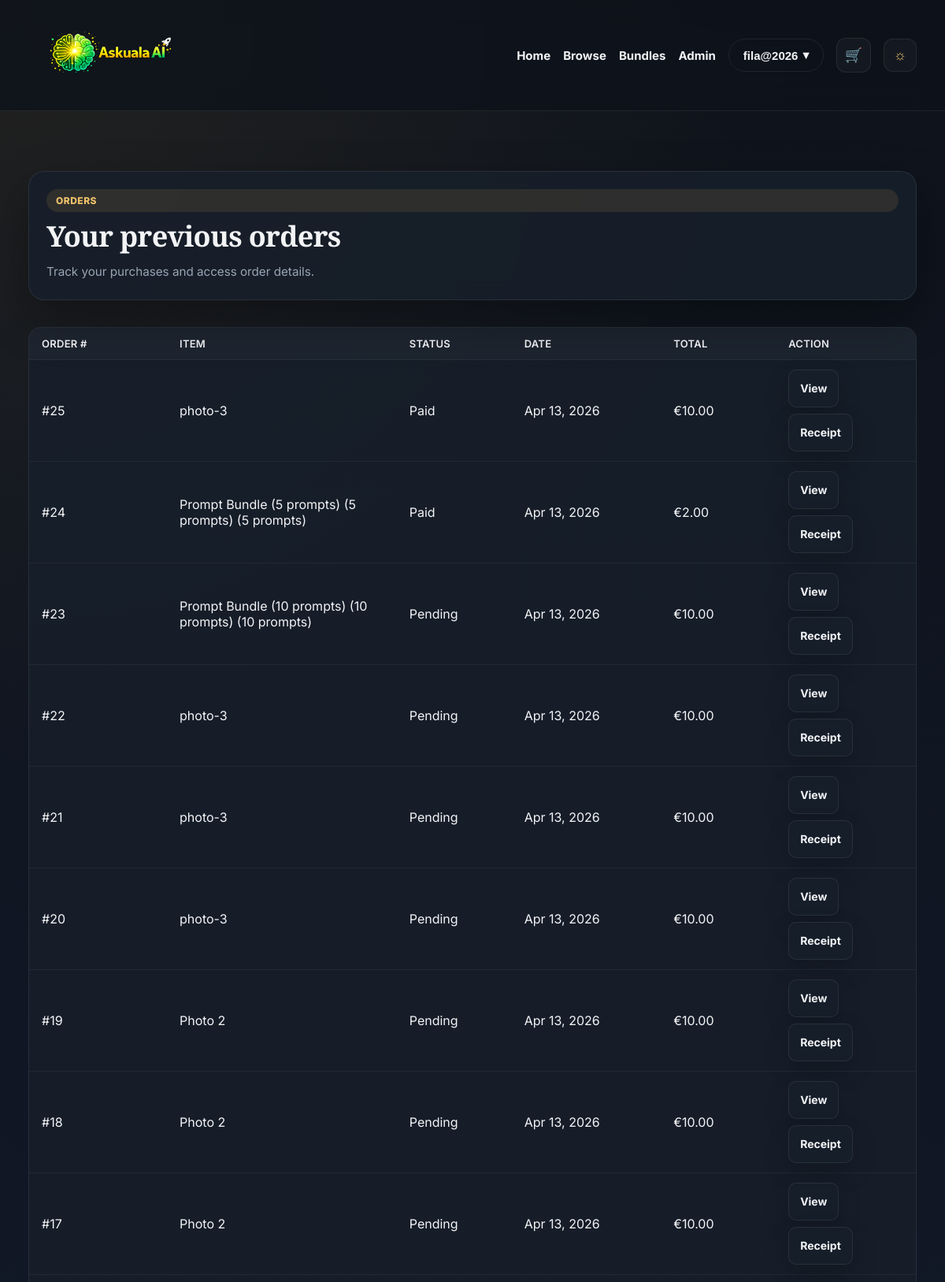
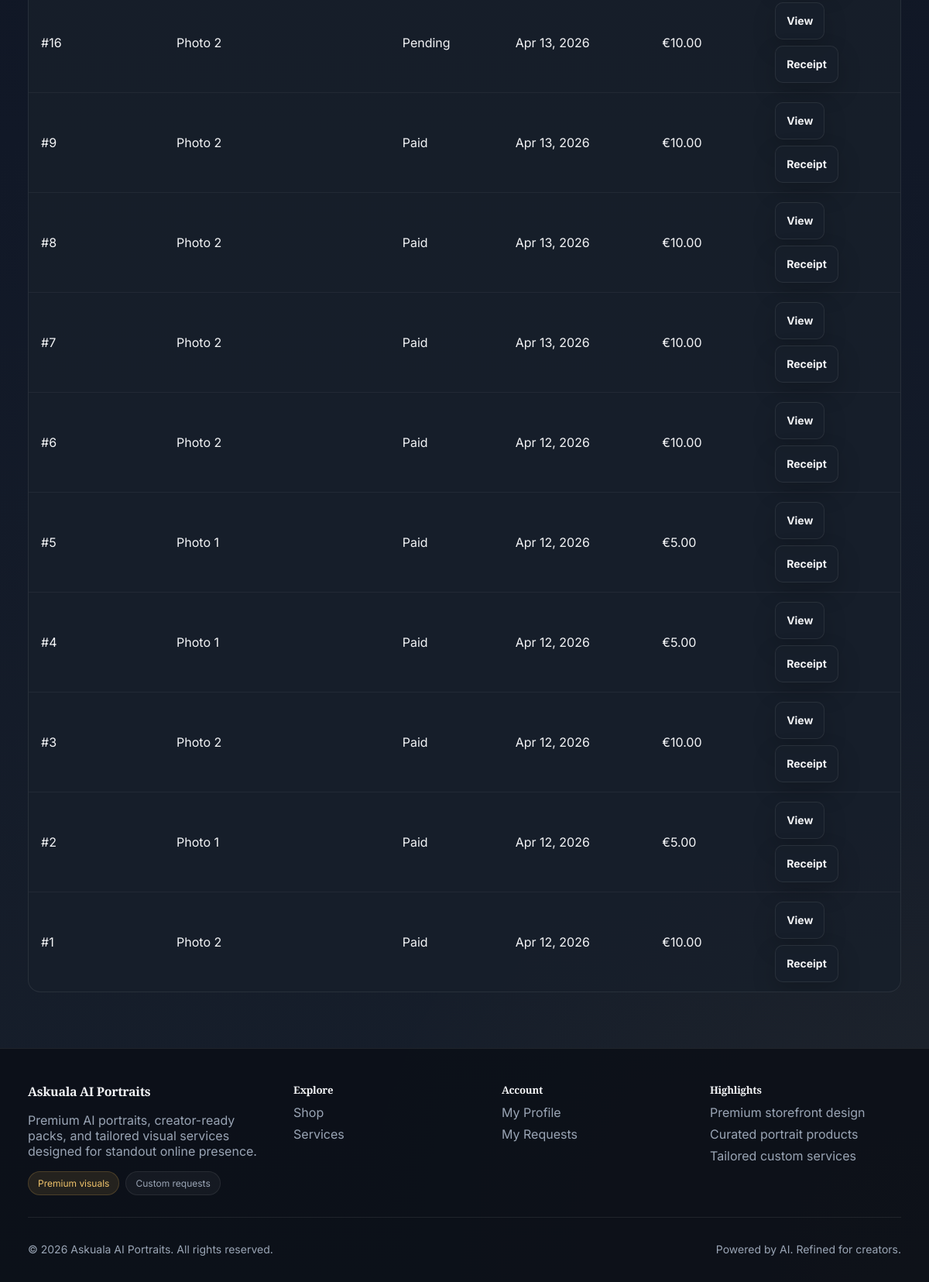
Page /payments/orders/ (signed in) on the committed database (2 pictures, top to bottom).
### payments/models.py (models this page shows, shortened)
class Order(models.Model):
    STATUS_CHOICES = [
        ('pending', 'Pending'),
        ('paid', 'Paid'),
        ('failed', 'Failed'),
        ('cancelled', 'Cancelled'),
    ]
    user = models.ForeignKey(settings.AUTH_USER_MODEL, on_delete=models.CASCADE, related_name='orders')
    product = models.ForeignKey('shop.Product', on_delete=models.PROTECT, related_name='orders', null=True, blank=True)
    bundle_label = models.CharField(max_length=150, blank=True)
    bundle_count = models.PositiveIntegerField(null=True, blank=True)
    price_snapshot = models.DecimalField(max_digits=8, decimal_places=2)
    status = models.CharField(max_length=20, choices=STATUS_CHOICES, default='pending')
    created_at = models.DateTimeField(auto_now_add=True)
    stripe_session_id = models.CharField(max_length=255, blank=True)
    class Meta:
        ordering = ['-created_at']

### shop/models.py (models this page shows, shortened)
class Product(models.Model):
    title = models.CharField(max_length=200)
    image_url = models.URLField(blank=True, null=True)
    slug = models.SlugField(unique=True)
    description = models.TextField()
    price = models.DecimalField(max_digits=6, decimal_places=2)
    is_active = models.BooleanField(default=True)
    created_at = models.DateTimeField(auto_now_add=True)

### payments/views.py (the view)
# urls.py: path('orders/', order_list, name='order_list'),
@login_required
def order_list(request):
    orders = Order.objects.filter(user=request.user).order_by('-created_at')
    return render(request, 'payments/order_list.html', {'orders': orders})

### home/templatetags/nav_extras.py (called while the page is built)
@register.filter
def starts_with(value, arg):
    try:
        return str(value).startswith(str(arg))
    except Exception:
        return False

### shop/context_processors.py (called while the page is built)
def cart_count(request):
    cart = request.session.get('cart', {})
    count = sum(item.get('quantity', 0) for item in cart.values())
    return {
        'cart_count': count,
    }

### templates/payments/order_list.html (shortened to what this page needs)
{% extends "base.html" %}
{% block content %}
<section class="section">
    <div class="card-soft page-intro-card">
        <span class="badge accent">Orders</span>
        <h1>Your previous orders</h1>
        <p class="muted">Track your purchases and access order details.</p>
    </div>
</section>
<section class="section">
    {% if orders %}
        <div class="table-shell">
            <div class="table-row table-head">
                <div>Order #</div>
                <div>Item</div>
                <div>Status</div>
                <div>Date</div>
                <div>Total</div>
                <div>Action</div>
            </div>
            {% for order in orders %}
                <div class="table-row">
                    <div>#{{ order.pk }}</div>
                    <div>
                        {% if order.product %}
                            {{ order.product.title }}
                        {% else %}
                            {{ order.bundle_label|default:"Prompt Bundle" }}
                            {% if order.bundle_count %} ({{ order.bundle_count }} prompts){% endif %}
                        {% endif %}
                    </div>
                    <div>{{ order.get_status_display }}</div>
                    <div>{{ order.created_at|date:"M d, Y" }}</div>
                    <div>€{{ order.price_snapshot }}</div>
                    <div class="order-actions">
                        <a class="btn-secondary btn-small" href="{% url 'order_detail' order.pk %}">View</a>
                        <a class="btn-secondary btn-small" href="{% url 'order_receipt' order.pk %}">Receipt</a>
                    </div>
                </div>
            {% endfor %}
        </div>
    {% endif %}
</section>
{% endblock %}

### templates/includes/navbar.html (shortened to what this page needs)
{% load static nav_extras %}
<header class="site-header">
    <nav class="site-nav container">
        <a href="{% url 'home' %}" class="brand-link" aria-label="Askuala AI Portraits home">
            <img
                src="{% static 'img/askuala-logo.png' %}"
                alt="Askuala AI Portraits"
                class="logo logo-large"
            >
        </a>
        {% url 'home' as home_url %}
        {% url 'browse' as browse_url %}
        {% url 'ai_bundles' as ai_bundles_url %}
        {% url 'cart_view' as cart_url %}
        <ul class="nav-menu">
            <li><a href="{{ home_url }}" class="{% if request.path == home_url %}active{% endif %}">Home</a></li>
            <li><a href="{{ browse_url }}" class="{% if request.path|starts_with:browse_url %}active{% endif %}">Browse</a></li>
            <li><a href="{{ ai_bundles_url }}" class="{% if request.path|starts_with:ai_bundles_url %}active{% endif %}">Bundles</a></li>
            {% if user.is_staff %}
                <li><a href="{% url 'admin:index' %}" target="_blank" rel="noopener">Admin</a></li>
            {% endif %}
            {% if user.is_authenticated %}
                <li class="nav-user">
                    <button class="nav-btn nav-btn-outline nav-user-toggle" aria-haspopup="true" aria-expanded="false">
                        {{ user.get_full_name|default:user.username }}
                        <span aria-hidden="true">▾</span>
                    </button>
                </li>
                <li>
                    <a href="{{ cart_url }}" class="cart-nav-link {% if request.path|starts_with:cart_url %}active{% endif %}" aria-label="View cart">
                        <span class="cart-nav-icon">🛒</span>
                    </a>
                </li>
            {% else %}
                <li><a href="{% url 'signup' %}" class="nav-btn nav-btn-outline">Sign Up</a></li>
                <li><a href="{% url 'login' %}" class="nav-btn nav-btn-solid">Login</a></li>
            {% endif %}
            <li>
                <button id="themeToggle" class="theme-toggle" aria-label="Toggle theme">☼</button>
            </li>
        </ul>
    </nav>
</header>

### rows in the picture
Order: pk "25", product "photo-3", status "Paid", created_at "Apr 13, 2026", price_snapshot "10.00"
Order: pk "24", bundle_label "Prompt Bundle (5 prompts) (5 prompts)", bundle_count "5", status "Paid", created_at "Apr 13, 2026", price_snapshot "2.00"
Order: pk "23", bundle_label "Prompt Bundle (10 prompts) (10 prompts)", bundle_count "10", status "Pending", created_at "Apr 13, 2026", price_snapshot "10.00"
Order: pk "22", product "photo-3", status "Pending", created_at "Apr 13, 2026", price_snapshot "10.00"
Order: pk "21", product "photo-3", status "Pending", created_at "Apr 13, 2026", price_snapshot "10.00"
Order: pk "20", product "photo-3", status "Pending", created_at "Apr 13, 2026", price_snapshot "10.00"
Order: pk "19", product "Photo 2", status "Pending", created_at "Apr 13, 2026", price_snapshot "10.00"
Order: pk "18", product "Photo 2", status "Pending", created_at "Apr 13, 2026", price_snapshot "10.00"
Order: pk "17", product "Photo 2", status "Pending", created_at "Apr 13, 2026", price_snapshot "10.00"
Order: pk "16", product "Photo 2", status "Pending", created_at "Apr 13, 2026", price_snapshot "10.00"
Order: pk "9", product "Photo 2", status "Paid", created_at "Apr 13, 2026", price_snapshot "10.00"
Order: pk "8", product "Photo 2", status "Paid", created_at "Apr 13, 2026", price_snapshot "10.00"
Order: pk "7", product "Photo 2", status "Paid", created_at "Apr 13, 2026", price_snapshot "10.00"
Order: pk "6", product "Photo 2", status "Paid", created_at "Apr 12, 2026", price_snapshot "10.00"
Order: pk "5", product "Photo 1", status "Paid", created_at "Apr 12, 2026", price_snapshot "5.00"
Order: pk "4", product "Photo 1", status "Paid", created_at "Apr 12, 2026", price_snapshot "5.00"
Order: pk "3", product "Photo 2", status "Paid", created_at "Apr 12, 2026", price_snapshot "10.00"
Order: pk "2", product "Photo 1", status "Paid", created_at "Apr 12, 2026", price_snapshot "5.00"
Order: pk "1", product "Photo 2", status "Paid", created_at "Apr 12, 2026", price_snapshot "10.00"

### other values in the picture
{{ user.get_full_name|default:user.username }} "fila@2026"
